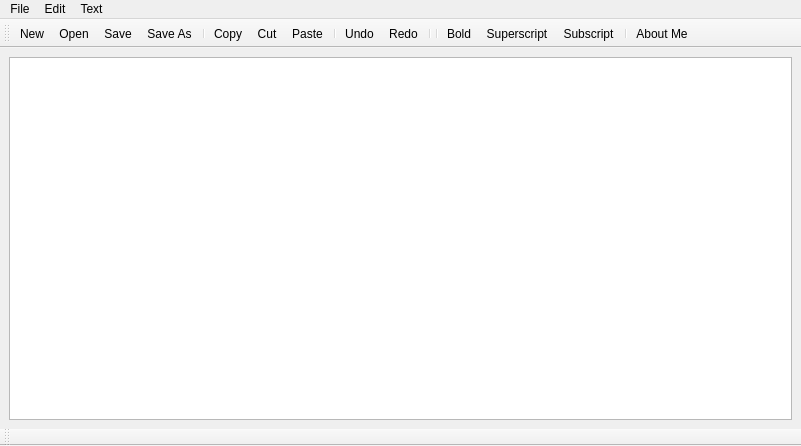
<?xml version="1.0" encoding="UTF-8"?>
<ui version="4.0">
 <class>MainWindow</class>
 <widget class="QMainWindow" name="MainWindow">
  <property name="geometry">
   <rect>
    <x>0</x>
    <y>0</y>
    <width>801</width>
    <height>446</height>
   </rect>
  </property>
  <property name="windowTitle">
   <string>MainWindow</string>
  </property>
  <widget class="QWidget" name="centralwidget">
   <layout class="QVBoxLayout" name="verticalLayout">
    <item>
     <widget class="QTextEdit" name="textEdit"/>
    </item>
   </layout>
  </widget>
  <widget class="QMenuBar" name="menubar">
   <property name="geometry">
    <rect>
     <x>0</x>
     <y>0</y>
     <width>801</width>
     <height>22</height>
    </rect>
   </property>
   <widget class="QMenu" name="menuFile">
    <property name="title">
     <string>File</string>
    </property>
    <addaction name="actionNew"/>
    <addaction name="actionOpen"/>
    <addaction name="separator"/>
    <addaction name="actionSave"/>
    <addaction name="actionSave_As"/>
    <addaction name="separator"/>
    <addaction name="actionAbout_Me"/>
    <addaction name="actionExit"/>
   </widget>
   <widget class="QMenu" name="menuEdit">
    <property name="title">
     <string>Edit</string>
    </property>
    <addaction name="actionCopy"/>
    <addaction name="actionCut"/>
    <addaction name="actionPaste"/>
    <addaction name="separator"/>
    <addaction name="actionUndo"/>
    <addaction name="actionRedo"/>
   </widget>
   <widget class="QMenu" name="menuText">
    <property name="title">
     <string>Text</string>
    </property>
    <addaction name="actionBold"/>
    <addaction name="actionSuperscript"/>
    <addaction name="actionSubscript"/>
   </widget>
   <addaction name="menuFile"/>
   <addaction name="menuEdit"/>
   <addaction name="menuText"/>
  </widget>
  <widget class="QToolBar" name="toolBar">
   <property name="windowTitle">
    <string>toolBar</string>
   </property>
   <attribute name="toolBarArea">
    <enum>TopToolBarArea</enum>
   </attribute>
   <attribute name="toolBarBreak">
    <bool>false</bool>
   </attribute>
   <addaction name="actionNew"/>
   <addaction name="actionOpen"/>
   <addaction name="actionSave"/>
   <addaction name="actionSave_As"/>
   <addaction name="separator"/>
   <addaction name="actionCopy"/>
   <addaction name="actionCut"/>
   <addaction name="actionPaste"/>
   <addaction name="separator"/>
   <addaction name="actionUndo"/>
   <addaction name="actionRedo"/>
   <addaction name="separator"/>
   <addaction name="separator"/>
   <addaction name="actionBold"/>
   <addaction name="actionSuperscript"/>
   <addaction name="actionSubscript"/>
   <addaction name="separator"/>
   <addaction name="actionAbout_Me"/>
  </widget>
  <widget class="QToolBar" name="toolBar_2">
   <property name="windowTitle">
    <string>toolBar_2</string>
   </property>
   <attribute name="toolBarArea">
    <enum>BottomToolBarArea</enum>
   </attribute>
   <attribute name="toolBarBreak">
    <bool>false</bool>
   </attribute>
  </widget>
  <action name="actionCopy">
   <property name="icon">
    <iconset resource="AppResources.qrc">
     <normaloff>:/Images/Copy.png</normaloff>:/Images/Copy.png</iconset>
   </property>
   <property name="text">
    <string>Copy</string>
   </property>
  </action>
  <action name="actionCut">
   <property name="icon">
    <iconset resource="AppResources.qrc">
     <normaloff>:/Images/Cut.png</normaloff>:/Images/Cut.png</iconset>
   </property>
   <property name="text">
    <string>Cut</string>
   </property>
  </action>
  <action name="actionNew">
   <property name="icon">
    <iconset resource="AppResources.qrc">
     <normaloff>:/Images/New document.png</normaloff>:/Images/New document.png</iconset>
   </property>
   <property name="text">
    <string>New</string>
   </property>
  </action>
  <action name="actionOpen">
   <property name="icon">
    <iconset resource="AppResources.qrc">
     <normaloff>:/Images/Folder.png</normaloff>:/Images/Folder.png</iconset>
   </property>
   <property name="text">
    <string>Open</string>
   </property>
  </action>
  <action name="actionSave">
   <property name="icon">
    <iconset resource="AppResources.qrc">
     <normaloff>:/Images/Save.png</normaloff>:/Images/Save.png</iconset>
   </property>
   <property name="text">
    <string>Save</string>
   </property>
  </action>
  <action name="actionSave_As">
   <property name="icon">
    <iconset resource="AppResources.qrc">
     <normaloff>:/Images/saveAs.png</normaloff>:/Images/saveAs.png</iconset>
   </property>
   <property name="text">
    <string>Save As</string>
   </property>
  </action>
  <action name="actionPaste">
   <property name="icon">
    <iconset resource="AppResources.qrc">
     <normaloff>:/Images/Paste.png</normaloff>:/Images/Paste.png</iconset>
   </property>
   <property name="text">
    <string>Paste</string>
   </property>
  </action>
  <action name="actionUndo">
   <property name="icon">
    <iconset resource="AppResources.qrc">
     <normaloff>:/Images/Undo.png</normaloff>:/Images/Undo.png</iconset>
   </property>
   <property name="text">
    <string>Undo</string>
   </property>
  </action>
  <action name="actionRedo">
   <property name="icon">
    <iconset resource="AppResources.qrc">
     <normaloff>:/Images/Redo.png</normaloff>:/Images/Redo.png</iconset>
   </property>
   <property name="text">
    <string>Redo</string>
   </property>
  </action>
  <action name="actionBold">
   <property name="checkable">
    <bool>true</bool>
   </property>
   <property name="icon">
    <iconset resource="AppResources.qrc">
     <normaloff>:/Images/Bold.png</normaloff>:/Images/Bold.png</iconset>
   </property>
   <property name="text">
    <string>Bold</string>
   </property>
  </action>
  <action name="actionSuperscript">
   <property name="checkable">
    <bool>true</bool>
   </property>
   <property name="icon">
    <iconset resource="AppResources.qrc">
     <normaloff>:/Images/Superscript.png</normaloff>:/Images/Superscript.png</iconset>
   </property>
   <property name="text">
    <string>Superscript</string>
   </property>
  </action>
  <action name="actionSubscript">
   <property name="checkable">
    <bool>true</bool>
   </property>
   <property name="icon">
    <iconset resource="AppResources.qrc">
     <normaloff>:/Images/Subscript.png</normaloff>:/Images/Subscript.png</iconset>
   </property>
   <property name="text">
    <string>Subscript</string>
   </property>
  </action>
  <action name="actionAbout_Me">
   <property name="icon">
    <iconset resource="AppResources.qrc">
     <normaloff>:/Images/About.png</normaloff>:/Images/About.png</iconset>
   </property>
   <property name="text">
    <string>About Me</string>
   </property>
  </action>
  <action name="actionExit">
   <property name="icon">
    <iconset resource="AppResources.qrc">
     <normaloff>:/Images/Exit.png</normaloff>:/Images/Exit.png</iconset>
   </property>
   <property name="text">
    <string>Exit</string>
   </property>
  </action>
 </widget>
 <resources>
  <include location="AppResources.qrc"/>
 </resources>
 <connections/>
</ui>
